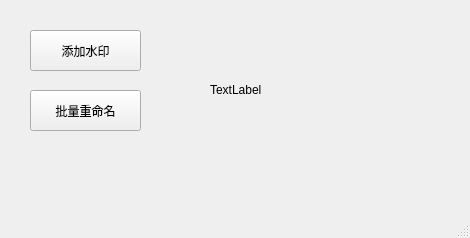
<?xml version="1.0" encoding="UTF-8"?>
<ui version="4.0">
 <class>MainWindow</class>
 <widget class="QMainWindow" name="MainWindow">
  <property name="geometry">
   <rect>
    <x>0</x>
    <y>0</y>
    <width>470</width>
    <height>238</height>
   </rect>
  </property>
  <property name="windowTitle">
   <string>图标助手</string>
  </property>
  <property name="windowIcon">
   <iconset>
    <normaloff>../image/favicon.ico</normaloff>../image/favicon.ico</iconset>
  </property>
  <property name="toolButtonStyle">
   <enum>Qt::ToolButtonTextBesideIcon</enum>
  </property>
  <widget class="QWidget" name="centralwidget">
   <widget class="QPushButton" name="open_watermark_button">
    <property name="geometry">
     <rect>
      <x>30</x>
      <y>30</y>
      <width>111</width>
      <height>41</height>
     </rect>
    </property>
    <property name="text">
     <string>添加水印</string>
    </property>
   </widget>
   <widget class="QPushButton" name="open_rename_button">
    <property name="geometry">
     <rect>
      <x>30</x>
      <y>90</y>
      <width>111</width>
      <height>41</height>
     </rect>
    </property>
    <property name="text">
     <string>批量重命名</string>
    </property>
   </widget>
   <widget class="QLabel" name="image_label">
    <property name="geometry">
     <rect>
      <x>210</x>
      <y>20</y>
      <width>304</width>
      <height>139</height>
     </rect>
    </property>
    <property name="text">
     <string>TextLabel</string>
    </property>
   </widget>
  </widget>
  <widget class="QMenuBar" name="menubar">
   <property name="geometry">
    <rect>
     <x>0</x>
     <y>0</y>
     <width>470</width>
     <height>23</height>
    </rect>
   </property>
  </widget>
  <widget class="QStatusBar" name="statusbar"/>
 </widget>
 <resources/>
 <connections/>
</ui>
